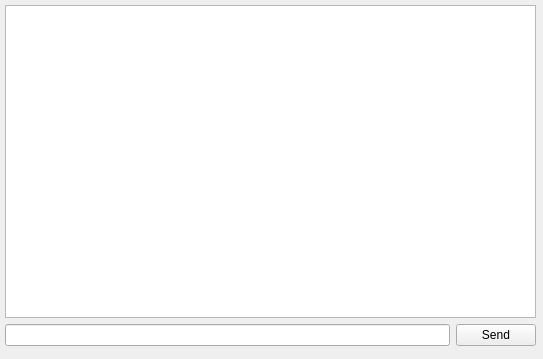
<?xml version="1.0" encoding="UTF-8"?>
<ui version="4.0">
 <class>MainWindow</class>
 <widget class="QMainWindow" name="MainWindow">
  <property name="geometry">
   <rect>
    <x>0</x>
    <y>0</y>
    <width>543</width>
    <height>359</height>
   </rect>
  </property>
  <property name="windowTitle">
   <string>MainWindow</string>
  </property>
  <widget class="QWidget" name="centralWidget">
   <widget class="QWidget" name="verticalLayoutWidget">
    <property name="geometry">
     <rect>
      <x>0</x>
      <y>0</y>
      <width>541</width>
      <height>351</height>
     </rect>
    </property>
    <layout class="QVBoxLayout" name="mainLayout">
     <property name="leftMargin">
      <number>5</number>
     </property>
     <property name="topMargin">
      <number>5</number>
     </property>
     <property name="rightMargin">
      <number>5</number>
     </property>
     <property name="bottomMargin">
      <number>5</number>
     </property>
     <item>
      <widget class="QTextEdit" name="logTextEdit">
       <property name="enabled">
        <bool>true</bool>
       </property>
       <property name="readOnly">
        <bool>true</bool>
       </property>
      </widget>
     </item>
     <item>
      <layout class="QHBoxLayout" name="messageLayout">
       <item>
        <widget class="QLineEdit" name="messageInput"/>
       </item>
       <item>
        <widget class="QPushButton" name="sendButton">
         <property name="text">
          <string>Send</string>
         </property>
        </widget>
       </item>
      </layout>
     </item>
    </layout>
   </widget>
  </widget>
 </widget>
 <layoutdefault spacing="6" margin="11"/>
 <resources/>
 <connections>
  <connection>
   <sender>sendButton</sender>
   <signal>clicked()</signal>
   <receiver>MainWindow</receiver>
   <slot>OnSendClicked()</slot>
   <hints>
    <hint type="sourcelabel">
     <x>482</x>
     <y>332</y>
    </hint>
    <hint type="destinationlabel">
     <x>519</x>
     <y>351</y>
    </hint>
   </hints>
  </connection>
 </connections>
 <slots>
  <slot>OnSendClicked()</slot>
 </slots>
</ui>
